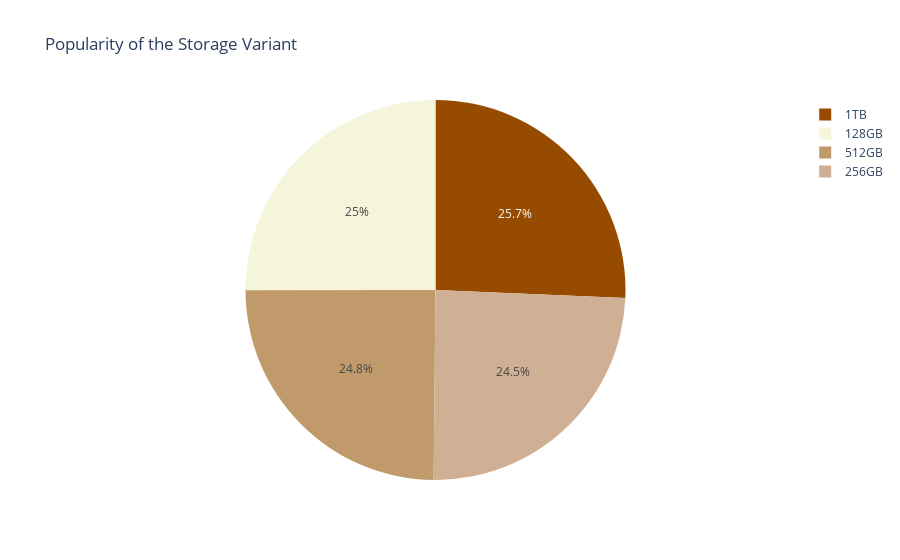

This figure's notebook cell:
### Code cell
#GRAPH FOR THE SAME
graf = px.pie(
    profitable_variant,
    names="Storage",
    values="NetSales",
    title="Popularity of the Storage Variant",
    color_discrete_sequence=["#964B00","#F5F5DC","#C19A6B","#CFB095"]
)
graf.show()

### Figure 1 — Plotly figure (JSON) as saved in the notebook; plotly's stock layout.template omitted (floating-point values rounded to 4 significant figures)
{"data": [{"domain": {"x": [0, 1], "y": [0, 1]}, "hovertemplate": "Storage=%{label}<br>NetSales=%{value}<extra></extra>", "labels": ["1TB", "128GB", "512GB", "256GB"], "legendgroup": "", "name": "", "showlegend": true, "type": "pie", "values": [76810835, 74846430, 74248215, 73225060]}], "layout": {"legend": {"tracegroupgap": 0}, "piecolorway": ["#964B00", "#F5F5DC", "#C19A6B", "#CFB095"], "title": {"text": "Popularity of the Storage Variant"}}}
